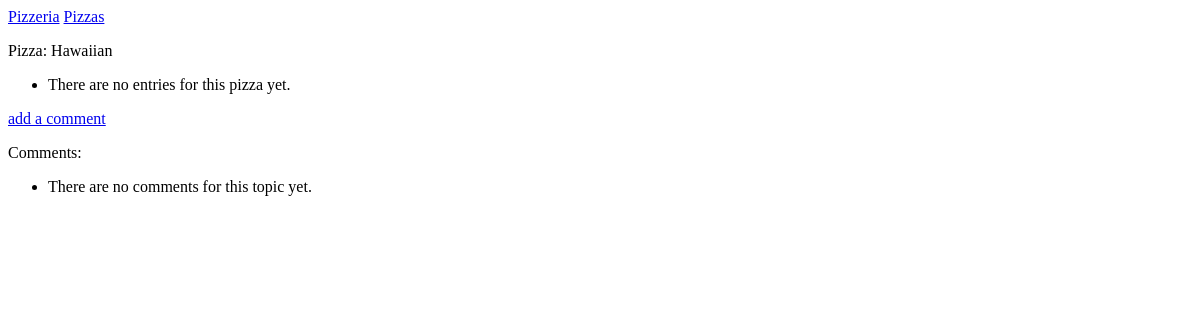
The app's page /pizzas/1/, older data.
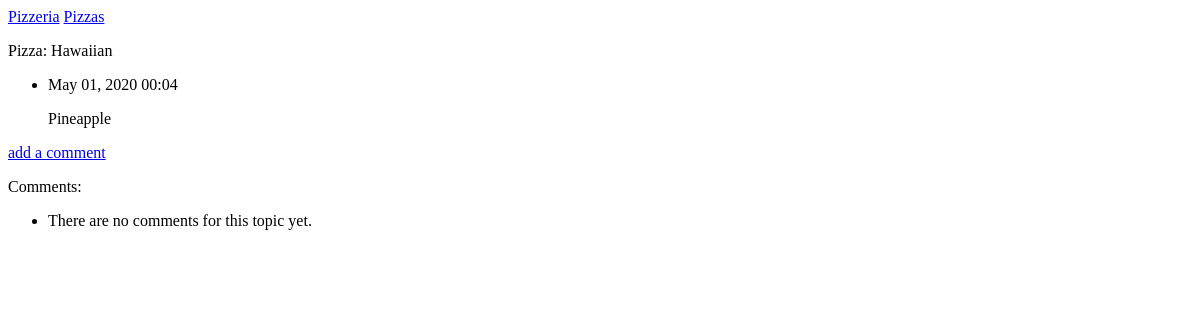
The same page, newer data.
### pizzas/models.py (models this page shows, shortened)
class Pizza(models.Model):
    name= models.CharField(max_length=200)
    date_added= models.DateTimeField(auto_now_add=True)
    def __str__(self):
        return self.name

class topping (models.Model):
    pizza=models.ForeignKey(Pizza, on_delete=models.CASCADE)
    name=models.CharField(max_length=200)
    date_added= models.DateTimeField(auto_now_add=True)
    """ class Meta:
        verbose_name_plural ='entries' """

### pizzas/views.py (the view)
# urls.py: path('pizzas/<int:pizza_id>/',views.pizza, name='pizza'),
def pizza(request, pizza_id):
    Pizzas= Pizza.objects.get(id=pizza_id)
    toppings=Pizzas.topping_set.order_by('-date_added')
    comments=Pizzas.new_comment_set.all()
    context= {'Pizzas': Pizzas, 'toppings':toppings, 'comments': comments}
    return render (request, 'pizzas/pizza.html', context)

### pizzas/templates/pizzas/pizza.html
{% extends "pizzas/base.html" %}
{% block content %}
<p>Pizza: {{ Pizzas }} </p>
<ul>
    {% for topping in toppings %}
    <li>
        <p>{{ topping.date_added|date:'M d, Y H:i' }} </p>
        <p>{{ topping.name|linebreaks }} </p>
    </li>
    {% empty %}
    <li> There are no entries for this pizza yet.</li>
    {% endfor %}
</ul>
<p>
    <a href="{% url 'pizzas:new_comment' Pizzas.id %}"> add a comment </a>
</p>
<p>Comments: </p>
<ul>
    {% for Comment in comments %}
    <li>
        <p>{{ Comment.text|linebreaks }}</p>
    </li>
    {% empty %}
    <li>There are no comments for this topic yet.</li>
    {% endfor %}
</ul>
{% endblock content %}

### pizzas/templates/pizzas/base.html
<p>
    <a href="{% url 'pizzas:index' %}"> Pizzeria</a>
    <a href="{% url 'pizzas:pizzas' %}"> Pizzas</a>
</p>
{%block content %}
{% endblock content %}

Row changes from the older to the newer data that the page shows:
added topping: date_added "May 01, 2020 00:04", name "Pineapple"
Text that changed along with them:
text no longer shown: "There are no entries for this pizza yet."
